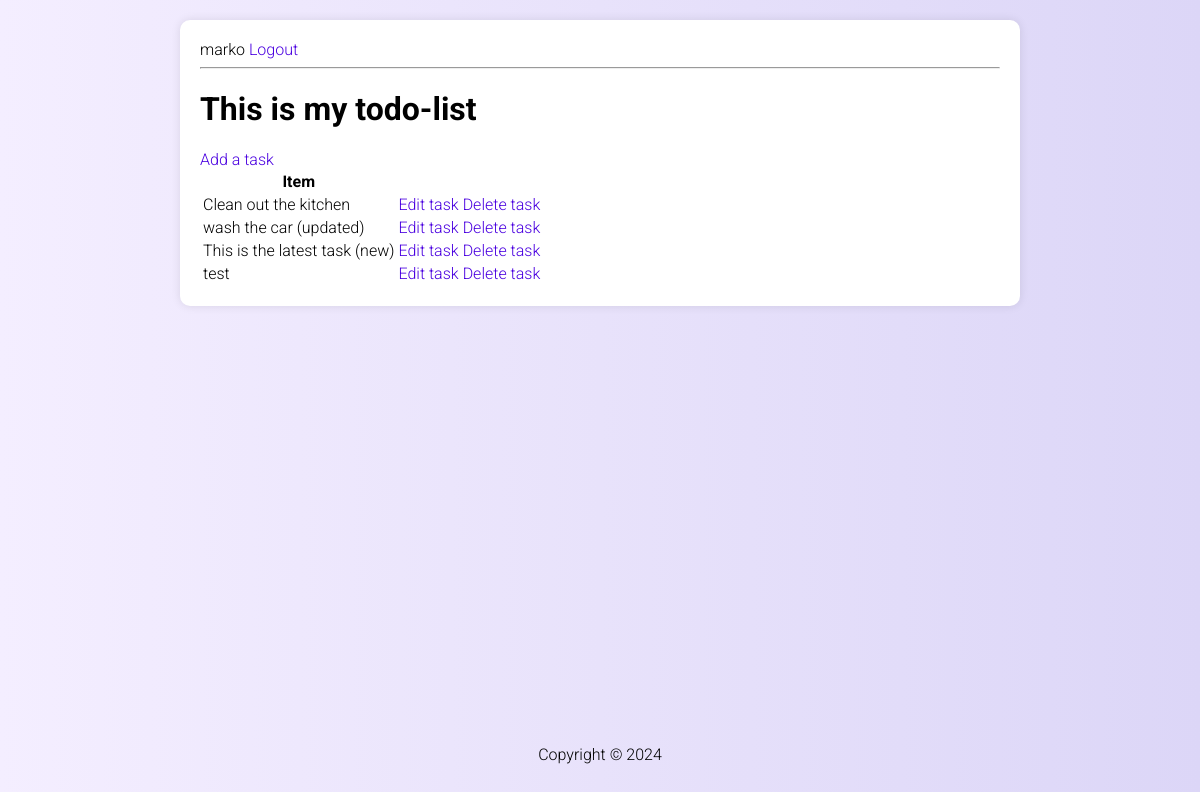
Page / (signed in) on the earlier database version.
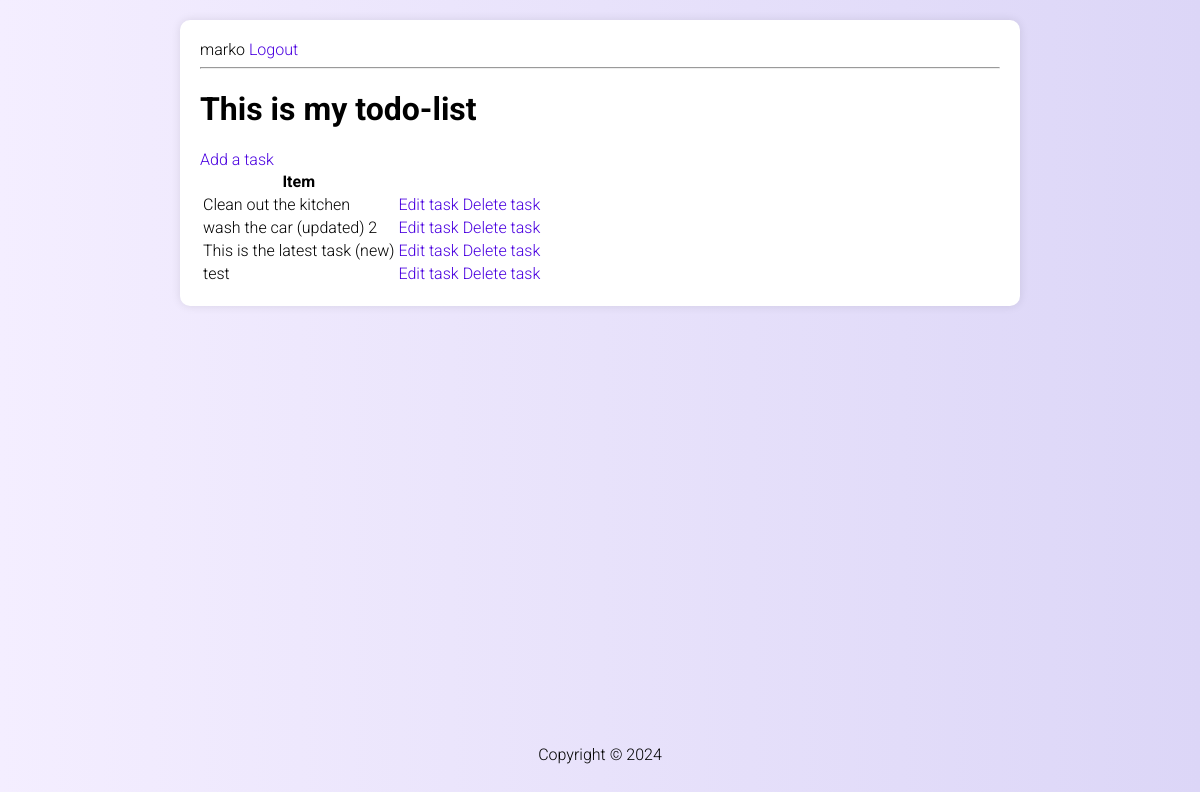
Same page on the later database version.
### base/models.py (models this page shows, shortened)
class Task(models.Model):
    user = models.ForeignKey(User, on_delete=models.CASCADE, null=True, blank=True)
    title = models.CharField(max_length=200)
    description = models.TextField(null=True, blank=True)
    complete = models.BooleanField(default=False) # default value is False
    created = models.DateTimeField(auto_now_add=True) # auto_now_add=True means that the field will be automatically set to now when the object is first created
    class Meta:
        ordering = ['complete']

### base/views.py (the view)
# urls.py: path('', TaskList.as_view(), name='tasks'),
class TaskList(LoginRequiredMixin, ListView):
    model = Task
    context_object_name = 'todo_tasks'
    def get_context_data(self, **kwargs):
        context = super().get_context_data(**kwargs)
        context['todo_tasks'] = context['todo_tasks'].filter(user=self.request.user)
        context['count'] = context['todo_tasks'].filter(complete=False).count()
        return context

### base/templates/base/task_list.html
{% extends 'base/main.html' %}
{% block content %}
{% if request.user.is_authenticated %}
    {{request.user}}
    <a href="{% url 'logout' %}">Logout</a>
{% else %}
    <a href="{% url 'login' %}">Login</a>
{% endif %}
<hr>
<h1> This is my todo-list</h1>
<a href="{% url 'create-task' %}">Add a task</a>
<table>
    <tr>
        <th>Item</th>
        <th></th>
        <th></th>
    </tr>
    {% for task in todo_tasks %}
    <tr>
        <td>{{ task.title }}</td>
        <td><a href="{% url 'task-update' task.id %}">Edit task</a></td>
        <td><a href="{% url 'task-delete' task.id %}">Delete task</a></td>
    </tr>
    {% empty %}
        <tr>
            <td>No tasks!</td>
        </tr>
    {% endfor %}
</table>
{% endblock content %}

### base/templates/base/main.html (shortened to what this page needs)
<!DOCTYPE html>
<html lang="en">
  <head>
  </head>
  <body>
    <div class="main-content-container">
      {% block content %} {% endblock content %}
    </div>
    <footer>
      <p class="copyright">Copyright &copy; <span id="copyright"></span></p>
    </footer>
  </body>
</html>

### base/templates/base/main.html (style rules this page uses)
body { display: flex; min-height: 100vh; flex-direction: column; background: linear-gradient( to right, #f4eeff, #dcd6f7 ); font-family: "Roboto", sans-serif; font-weight: 300; margin: 0; padding: 0; }
.main-content-container { margin: 20px auto; width: 80%; max-width: 800px; background-color: white; border-radius: 10px; box-shadow: 0 0 10px rgba(0, 0, 0, 0.1); padding: 20px; }
h1, h2, h3, h4, h5, h6 { font-weight: 700; }
a, a:visited { color: #4a00e0; text-decoration: none; }
footer { text-align: center; margin-top: auto; padding: 20px; }

Differences in the rows shown:
changed Task: title "wash the car (updated)" → "wash the car (updated) 2"
